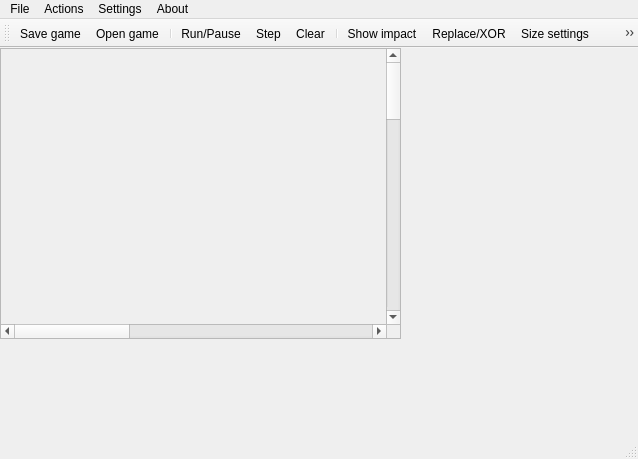
<?xml version="1.0" encoding="UTF-8"?>
<ui version="4.0">
 <class>MainWindow</class>
 <widget class="QMainWindow" name="MainWindow">
  <property name="geometry">
   <rect>
    <x>0</x>
    <y>0</y>
    <width>638</width>
    <height>459</height>
   </rect>
  </property>
  <property name="windowTitle">
   <string>Life</string>
  </property>
  <property name="windowIcon">
   <iconset resource="resourses.qrc">
    <normaloff>:/new/resourse/images/game_icon.png</normaloff>:/new/resourse/images/game_icon.png</iconset>
  </property>
  <widget class="QWidget" name="centralWidget">
   <widget class="QScrollArea" name="scrollArea">
    <property name="geometry">
     <rect>
      <x>0</x>
      <y>0</y>
      <width>401</width>
      <height>291</height>
     </rect>
    </property>
    <property name="minimumSize">
     <size>
      <width>0</width>
      <height>0</height>
     </size>
    </property>
    <property name="maximumSize">
     <size>
      <width>1000</width>
      <height>1000</height>
     </size>
    </property>
    <property name="widgetResizable">
     <bool>true</bool>
    </property>
    <widget class="ImageWidget" name="scrollAreaWidgetContents">
     <property name="geometry">
      <rect>
       <x>0</x>
       <y>0</y>
       <width>1200</width>
       <height>1200</height>
      </rect>
     </property>
     <property name="minimumSize">
      <size>
       <width>1200</width>
       <height>1200</height>
      </size>
     </property>
     <property name="maximumSize">
      <size>
       <width>1200</width>
       <height>1200</height>
      </size>
     </property>
    </widget>
   </widget>
  </widget>
  <widget class="QMenuBar" name="menuBar">
   <property name="geometry">
    <rect>
     <x>0</x>
     <y>0</y>
     <width>638</width>
     <height>21</height>
    </rect>
   </property>
   <widget class="QMenu" name="menu">
    <property name="title">
     <string>Actions</string>
    </property>
    <addaction name="actionStep"/>
    <addaction name="actionRun"/>
    <addaction name="actionClear"/>
   </widget>
   <widget class="QMenu" name="menu_2">
    <property name="title">
     <string>Settings</string>
    </property>
    <addaction name="actionGame_settings"/>
    <addaction name="actionShow_impact"/>
    <addaction name="actionReplace"/>
    <addaction name="actionGame_parametrs"/>
   </widget>
   <widget class="QMenu" name="menuFile">
    <property name="title">
     <string>File</string>
    </property>
    <addaction name="actionOpen_file"/>
    <addaction name="actionSave_to_file"/>
   </widget>
   <widget class="QMenu" name="menuAbout">
    <property name="title">
     <string>About</string>
    </property>
    <addaction name="actionAuhtor"/>
    <addaction name="actionAbout_game"/>
   </widget>
   <addaction name="menuFile"/>
   <addaction name="menu"/>
   <addaction name="menu_2"/>
   <addaction name="menuAbout"/>
  </widget>
  <widget class="QToolBar" name="mainToolBar">
   <attribute name="toolBarArea">
    <enum>TopToolBarArea</enum>
   </attribute>
   <attribute name="toolBarBreak">
    <bool>false</bool>
   </attribute>
   <addaction name="actionSave_to_file"/>
   <addaction name="actionOpen_file"/>
   <addaction name="separator"/>
   <addaction name="actionRun"/>
   <addaction name="actionStep"/>
   <addaction name="actionClear"/>
   <addaction name="separator"/>
   <addaction name="actionShow_impact"/>
   <addaction name="actionReplace"/>
   <addaction name="actionGame_settings"/>
   <addaction name="actionGame_parametrs"/>
   <addaction name="separator"/>
   <addaction name="actionAbout_game"/>
   <addaction name="actionAuhtor"/>
  </widget>
  <widget class="QStatusBar" name="statusBar"/>
  <action name="actionStep">
   <property name="icon">
    <iconset resource="resourses.qrc">
     <normaloff>:/new/resourse/images/run.png</normaloff>:/new/resourse/images/run.png</iconset>
   </property>
   <property name="text">
    <string>Step</string>
   </property>
   <property name="toolTip">
    <string>Step forward</string>
   </property>
   <property name="statusTip">
    <string>Step forward</string>
   </property>
   <property name="shortcut">
    <string>Space</string>
   </property>
   <property name="menuRole">
    <enum>QAction::TextHeuristicRole</enum>
   </property>
   <property name="shortcutVisibleInContextMenu">
    <bool>true</bool>
   </property>
  </action>
  <action name="actionRun">
   <property name="checkable">
    <bool>true</bool>
   </property>
   <property name="icon">
    <iconset resource="resourses.qrc">
     <normaloff>:/new/resourse/images/play.png</normaloff>:/new/resourse/images/play.png</iconset>
   </property>
   <property name="text">
    <string>Run/Pause</string>
   </property>
   <property name="toolTip">
    <string>Run/Pause auto steps</string>
   </property>
   <property name="statusTip">
    <string>Run/Pause auto steps</string>
   </property>
   <property name="shortcut">
    <string>Return</string>
   </property>
  </action>
  <action name="actionClear">
   <property name="icon">
    <iconset resource="resourses.qrc">
     <normaloff>:/new/resourse/images/clear2.png</normaloff>:/new/resourse/images/clear2.png</iconset>
   </property>
   <property name="text">
    <string>Clear</string>
   </property>
   <property name="toolTip">
    <string>Clear all field</string>
   </property>
   <property name="statusTip">
    <string>Clear all field</string>
   </property>
   <property name="shortcut">
    <string>Del</string>
   </property>
  </action>
  <action name="actionGame_settings">
   <property name="icon">
    <iconset resource="resourses.qrc">
     <normaloff>:/new/resourse/images/size.png</normaloff>:/new/resourse/images/size.png</iconset>
   </property>
   <property name="text">
    <string>Size settings</string>
   </property>
   <property name="toolTip">
    <string>Change field and cell size</string>
   </property>
   <property name="statusTip">
    <string>Change field and cell size</string>
   </property>
  </action>
  <action name="actionShow_impact">
   <property name="checkable">
    <bool>true</bool>
   </property>
   <property name="checked">
    <bool>false</bool>
   </property>
   <property name="icon">
    <iconset resource="resourses.qrc">
     <normaloff>:/new/resourse/images/show_impact1.png</normaloff>:/new/resourse/images/show_impact1.png</iconset>
   </property>
   <property name="text">
    <string>Show impact</string>
   </property>
   <property name="statusTip">
    <string>Show impact</string>
   </property>
   <property name="shortcut">
    <string>I</string>
   </property>
  </action>
  <action name="actionReplace">
   <property name="checkable">
    <bool>true</bool>
   </property>
   <property name="checked">
    <bool>false</bool>
   </property>
   <property name="icon">
    <iconset resource="resourses.qrc">
     <normaloff>:/new/resourse/images/game_mode.png</normaloff>:/new/resourse/images/game_mode.png</iconset>
   </property>
   <property name="text">
    <string>Replace/XOR</string>
   </property>
   <property name="toolTip">
    <string>Change game mode Replace/XOR</string>
   </property>
   <property name="statusTip">
    <string>Change game mode Replace/XOR</string>
   </property>
   <property name="shortcut">
    <string>M</string>
   </property>
  </action>
  <action name="actionOpen_file">
   <property name="icon">
    <iconset resource="resourses.qrc">
     <normaloff>:/new/resourse/images/open.png</normaloff>:/new/resourse/images/open.png</iconset>
   </property>
   <property name="text">
    <string>Open game</string>
   </property>
   <property name="toolTip">
    <string>Load game field state to file</string>
   </property>
   <property name="statusTip">
    <string>Load game field state to file</string>
   </property>
  </action>
  <action name="actionSave_to_file">
   <property name="icon">
    <iconset resource="resourses.qrc">
     <normaloff>:/new/resourse/images/save.png</normaloff>:/new/resourse/images/save.png</iconset>
   </property>
   <property name="text">
    <string>Save game</string>
   </property>
   <property name="toolTip">
    <string>Save game field state to file</string>
   </property>
   <property name="statusTip">
    <string>Save game field state to file</string>
   </property>
   <property name="shortcut">
    <string>Ctrl+S</string>
   </property>
  </action>
  <action name="actionGame_parametrs">
   <property name="icon">
    <iconset resource="resourses.qrc">
     <normaloff>:/new/resourse/images/game.png</normaloff>:/new/resourse/images/game.png</iconset>
   </property>
   <property name="text">
    <string>Game parametrs</string>
   </property>
   <property name="toolTip">
    <string>Change game parametrs</string>
   </property>
   <property name="statusTip">
    <string>Change game parametrs</string>
   </property>
  </action>
  <action name="actionAuhtor">
   <property name="icon">
    <iconset resource="resourses.qrc">
     <normaloff>:/new/resourse/images/question.png</normaloff>:/new/resourse/images/question.png</iconset>
   </property>
   <property name="text">
    <string>Auhtor</string>
   </property>
   <property name="toolTip">
    <string>Information about author</string>
   </property>
   <property name="statusTip">
    <string>Information about author</string>
   </property>
  </action>
  <action name="actionAbout_game">
   <property name="icon">
    <iconset resource="resourses.qrc">
     <normaloff>:/new/resourse/images/about_game.png</normaloff>:/new/resourse/images/about_game.png</iconset>
   </property>
   <property name="text">
    <string>About game</string>
   </property>
  </action>
 </widget>
 <layoutdefault spacing="6" margin="11"/>
 <customwidgets>
  <customwidget>
   <class>ImageWidget</class>
   <extends>QWidget</extends>
   <header>imagewidget.h</header>
   <container>1</container>
  </customwidget>
 </customwidgets>
 <resources>
  <include location="resourses.qrc"/>
 </resources>
 <connections>
  <connection>
   <sender>actionRun</sender>
   <signal>toggled(bool)</signal>
   <receiver>actionStep</receiver>
   <slot>setDisabled(bool)</slot>
   <hints>
    <hint type="sourcelabel">
     <x>-1</x>
     <y>-1</y>
    </hint>
    <hint type="destinationlabel">
     <x>-1</x>
     <y>-1</y>
    </hint>
   </hints>
  </connection>
  <connection>
   <sender>actionRun</sender>
   <signal>toggled(bool)</signal>
   <receiver>centralWidget</receiver>
   <slot>setDisabled(bool)</slot>
   <hints>
    <hint type="sourcelabel">
     <x>-1</x>
     <y>-1</y>
    </hint>
    <hint type="destinationlabel">
     <x>318</x>
     <y>246</y>
    </hint>
   </hints>
  </connection>
  <connection>
   <sender>actionRun</sender>
   <signal>toggled(bool)</signal>
   <receiver>actionClear</receiver>
   <slot>setDisabled(bool)</slot>
   <hints>
    <hint type="sourcelabel">
     <x>-1</x>
     <y>-1</y>
    </hint>
    <hint type="destinationlabel">
     <x>-1</x>
     <y>-1</y>
    </hint>
   </hints>
  </connection>
  <connection>
   <sender>actionRun</sender>
   <signal>toggled(bool)</signal>
   <receiver>actionGame_settings</receiver>
   <slot>setDisabled(bool)</slot>
   <hints>
    <hint type="sourcelabel">
     <x>-1</x>
     <y>-1</y>
    </hint>
    <hint type="destinationlabel">
     <x>-1</x>
     <y>-1</y>
    </hint>
   </hints>
  </connection>
 </connections>
 <slots>
  <signal>setGameLogic(GameLogic*)</signal>
  <slot>recvGameLogic(GameLogic*)</slot>
 </slots>
</ui>
